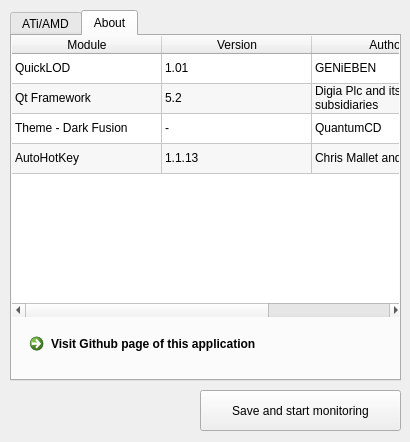
<?xml version="1.0" encoding="UTF-8"?>
<ui version="4.0">
 <class>gui</class>
 <widget class="QWidget" name="gui">
  <property name="geometry">
   <rect>
    <x>0</x>
    <y>0</y>
    <width>410</width>
    <height>442</height>
   </rect>
  </property>
  <property name="windowTitle">
   <string>QuickLOD</string>
  </property>
  <widget class="QTabWidget" name="tabWidget">
   <property name="geometry">
    <rect>
     <x>10</x>
     <y>10</y>
     <width>391</width>
     <height>371</height>
    </rect>
   </property>
   <property name="currentIndex">
    <number>1</number>
   </property>
   <widget class="QWidget" name="tab">
    <attribute name="title">
     <string>ATi/AMD</string>
    </attribute>
    <widget class="QGroupBox" name="gbox4">
     <property name="geometry">
      <rect>
       <x>10</x>
       <y>220</y>
       <width>371</width>
       <height>51</height>
      </rect>
     </property>
     <property name="title">
      <string>Ctrl + Alt + 4</string>
     </property>
     <widget class="QSlider" name="slider_4">
      <property name="geometry">
       <rect>
        <x>10</x>
        <y>20</y>
        <width>201</width>
        <height>22</height>
       </rect>
      </property>
      <property name="minimum">
       <number>-108</number>
      </property>
      <property name="maximum">
       <number>108</number>
      </property>
      <property name="sliderPosition">
       <number>60</number>
      </property>
      <property name="orientation">
       <enum>Qt::Horizontal</enum>
      </property>
      <property name="invertedAppearance">
       <bool>false</bool>
      </property>
      <property name="tickPosition">
       <enum>QSlider::TicksAbove</enum>
      </property>
      <property name="tickInterval">
       <number>4</number>
      </property>
     </widget>
     <widget class="QLabel" name="value_4">
      <property name="geometry">
       <rect>
        <x>220</x>
        <y>20</y>
        <width>51</width>
        <height>16</height>
       </rect>
      </property>
      <property name="text">
       <string>--</string>
      </property>
     </widget>
     <widget class="QPushButton" name="button_4">
      <property name="geometry">
       <rect>
        <x>280</x>
        <y>20</y>
        <width>81</width>
        <height>23</height>
       </rect>
      </property>
      <property name="text">
       <string>Apply Now</string>
      </property>
      <property name="shortcut">
       <string>Ctrl+Alt+4</string>
      </property>
     </widget>
    </widget>
    <widget class="QGroupBox" name="gbox1">
     <property name="geometry">
      <rect>
       <x>10</x>
       <y>40</y>
       <width>371</width>
       <height>51</height>
      </rect>
     </property>
     <property name="title">
      <string>Ctrl + Alt + 1</string>
     </property>
     <widget class="QSlider" name="slider_1">
      <property name="geometry">
       <rect>
        <x>10</x>
        <y>20</y>
        <width>201</width>
        <height>22</height>
       </rect>
      </property>
      <property name="minimum">
       <number>-108</number>
      </property>
      <property name="maximum">
       <number>108</number>
      </property>
      <property name="sliderPosition">
       <number>0</number>
      </property>
      <property name="orientation">
       <enum>Qt::Horizontal</enum>
      </property>
      <property name="invertedAppearance">
       <bool>false</bool>
      </property>
      <property name="tickPosition">
       <enum>QSlider::TicksAbove</enum>
      </property>
      <property name="tickInterval">
       <number>4</number>
      </property>
     </widget>
     <widget class="QLabel" name="value_1">
      <property name="geometry">
       <rect>
        <x>220</x>
        <y>20</y>
        <width>51</width>
        <height>16</height>
       </rect>
      </property>
      <property name="text">
       <string>--</string>
      </property>
     </widget>
     <widget class="QPushButton" name="button_1">
      <property name="geometry">
       <rect>
        <x>280</x>
        <y>20</y>
        <width>81</width>
        <height>23</height>
       </rect>
      </property>
      <property name="text">
       <string>Apply Now</string>
      </property>
      <property name="shortcut">
       <string>Ctrl+Alt+1</string>
      </property>
     </widget>
    </widget>
    <widget class="QGroupBox" name="gbox3">
     <property name="geometry">
      <rect>
       <x>10</x>
       <y>160</y>
       <width>371</width>
       <height>51</height>
      </rect>
     </property>
     <property name="title">
      <string>Ctrl + Alt + 3</string>
     </property>
     <widget class="QSlider" name="slider_3">
      <property name="geometry">
       <rect>
        <x>10</x>
        <y>20</y>
        <width>201</width>
        <height>22</height>
       </rect>
      </property>
      <property name="minimum">
       <number>-108</number>
      </property>
      <property name="maximum">
       <number>108</number>
      </property>
      <property name="sliderPosition">
       <number>40</number>
      </property>
      <property name="orientation">
       <enum>Qt::Horizontal</enum>
      </property>
      <property name="invertedAppearance">
       <bool>false</bool>
      </property>
      <property name="tickPosition">
       <enum>QSlider::TicksAbove</enum>
      </property>
      <property name="tickInterval">
       <number>4</number>
      </property>
     </widget>
     <widget class="QLabel" name="value_3">
      <property name="geometry">
       <rect>
        <x>220</x>
        <y>20</y>
        <width>51</width>
        <height>16</height>
       </rect>
      </property>
      <property name="text">
       <string>--</string>
      </property>
     </widget>
     <widget class="QPushButton" name="button_3">
      <property name="geometry">
       <rect>
        <x>280</x>
        <y>20</y>
        <width>81</width>
        <height>23</height>
       </rect>
      </property>
      <property name="text">
       <string>Apply Now</string>
      </property>
      <property name="shortcut">
       <string>Ctrl+Alt+3</string>
      </property>
     </widget>
    </widget>
    <widget class="QGroupBox" name="gbox5">
     <property name="geometry">
      <rect>
       <x>10</x>
       <y>280</y>
       <width>371</width>
       <height>51</height>
      </rect>
     </property>
     <property name="title">
      <string>Ctrl + Alt + 5</string>
     </property>
     <widget class="QSlider" name="slider_5">
      <property name="geometry">
       <rect>
        <x>10</x>
        <y>20</y>
        <width>201</width>
        <height>22</height>
       </rect>
      </property>
      <property name="minimum">
       <number>-108</number>
      </property>
      <property name="maximum">
       <number>108</number>
      </property>
      <property name="sliderPosition">
       <number>108</number>
      </property>
      <property name="orientation">
       <enum>Qt::Horizontal</enum>
      </property>
      <property name="invertedAppearance">
       <bool>false</bool>
      </property>
      <property name="tickPosition">
       <enum>QSlider::TicksAbove</enum>
      </property>
      <property name="tickInterval">
       <number>4</number>
      </property>
     </widget>
     <widget class="QLabel" name="value_5">
      <property name="geometry">
       <rect>
        <x>220</x>
        <y>20</y>
        <width>51</width>
        <height>16</height>
       </rect>
      </property>
      <property name="text">
       <string>--</string>
      </property>
     </widget>
     <widget class="QPushButton" name="button_5">
      <property name="geometry">
       <rect>
        <x>280</x>
        <y>20</y>
        <width>81</width>
        <height>23</height>
       </rect>
      </property>
      <property name="text">
       <string>Apply Now</string>
      </property>
      <property name="shortcut">
       <string>Ctrl+Alt+5</string>
      </property>
     </widget>
    </widget>
    <widget class="QGroupBox" name="gbox2">
     <property name="geometry">
      <rect>
       <x>10</x>
       <y>100</y>
       <width>371</width>
       <height>51</height>
      </rect>
     </property>
     <property name="title">
      <string>Ctrl + Alt + 2</string>
     </property>
     <widget class="QSlider" name="slider_2">
      <property name="geometry">
       <rect>
        <x>10</x>
        <y>20</y>
        <width>201</width>
        <height>22</height>
       </rect>
      </property>
      <property name="minimum">
       <number>-108</number>
      </property>
      <property name="maximum">
       <number>108</number>
      </property>
      <property name="sliderPosition">
       <number>12</number>
      </property>
      <property name="orientation">
       <enum>Qt::Horizontal</enum>
      </property>
      <property name="invertedAppearance">
       <bool>false</bool>
      </property>
      <property name="tickPosition">
       <enum>QSlider::TicksAbove</enum>
      </property>
      <property name="tickInterval">
       <number>4</number>
      </property>
     </widget>
     <widget class="QLabel" name="value_2">
      <property name="geometry">
       <rect>
        <x>220</x>
        <y>20</y>
        <width>51</width>
        <height>16</height>
       </rect>
      </property>
      <property name="text">
       <string>--</string>
      </property>
     </widget>
     <widget class="QPushButton" name="button_2">
      <property name="geometry">
       <rect>
        <x>280</x>
        <y>20</y>
        <width>81</width>
        <height>23</height>
       </rect>
      </property>
      <property name="text">
       <string>Apply Now</string>
      </property>
      <property name="shortcut">
       <string>Ctrl+Alt+2</string>
      </property>
     </widget>
    </widget>
    <widget class="QLabel" name="value_0">
     <property name="geometry">
      <rect>
       <x>10</x>
       <y>10</y>
       <width>361</width>
       <height>16</height>
      </rect>
     </property>
     <property name="text">
      <string>Current LOD:</string>
     </property>
    </widget>
   </widget>
   <widget class="QWidget" name="tab_2">
    <attribute name="title">
     <string>About</string>
    </attribute>
    <widget class="QTableWidget" name="table_AboutModules">
     <property name="geometry">
      <rect>
       <x>0</x>
       <y>0</y>
       <width>391</width>
       <height>281</height>
      </rect>
     </property>
     <property name="autoFillBackground">
      <bool>false</bool>
     </property>
     <property name="frameShape">
      <enum>QFrame::NoFrame</enum>
     </property>
     <property name="showDropIndicator" stdset="0">
      <bool>false</bool>
     </property>
     <property name="dragDropOverwriteMode">
      <bool>false</bool>
     </property>
     <property name="alternatingRowColors">
      <bool>true</bool>
     </property>
     <property name="selectionMode">
      <enum>QAbstractItemView::NoSelection</enum>
     </property>
     <property name="selectionBehavior">
      <enum>QAbstractItemView::SelectRows</enum>
     </property>
     <property name="sortingEnabled">
      <bool>true</bool>
     </property>
     <attribute name="horizontalHeaderDefaultSectionSize">
      <number>150</number>
     </attribute>
     <attribute name="horizontalHeaderStretchLastSection">
      <bool>true</bool>
     </attribute>
     <attribute name="verticalHeaderVisible">
      <bool>false</bool>
     </attribute>
     <attribute name="verticalHeaderStretchLastSection">
      <bool>false</bool>
     </attribute>
     <row>
      <property name="text">
       <string>1</string>
      </property>
     </row>
     <row>
      <property name="text">
       <string>2</string>
      </property>
     </row>
     <row>
      <property name="text">
       <string>3</string>
      </property>
     </row>
     <row>
      <property name="text">
       <string>4</string>
      </property>
     </row>
     <column>
      <property name="text">
       <string>Module</string>
      </property>
     </column>
     <column>
      <property name="text">
       <string>Version</string>
      </property>
     </column>
     <column>
      <property name="text">
       <string>Author</string>
      </property>
     </column>
     <item row="0" column="0">
      <property name="text">
       <string>QuickLOD</string>
      </property>
     </item>
     <item row="0" column="1">
      <property name="text">
       <string>1.01</string>
      </property>
     </item>
     <item row="0" column="2">
      <property name="text">
       <string>GENiEBEN</string>
      </property>
     </item>
     <item row="1" column="0">
      <property name="text">
       <string>Qt Framework</string>
      </property>
     </item>
     <item row="1" column="1">
      <property name="text">
       <string>5.2</string>
      </property>
     </item>
     <item row="1" column="2">
      <property name="text">
       <string>Digia Plc and its subsidiaries</string>
      </property>
     </item>
     <item row="2" column="0">
      <property name="text">
       <string>Theme - Dark Fusion</string>
      </property>
     </item>
     <item row="2" column="1">
      <property name="text">
       <string>-</string>
      </property>
     </item>
     <item row="2" column="2">
      <property name="text">
       <string>QuantumCD</string>
      </property>
     </item>
     <item row="3" column="0">
      <property name="text">
       <string>AutoHotKey</string>
      </property>
     </item>
     <item row="3" column="1">
      <property name="text">
       <string>1.1.13</string>
      </property>
     </item>
     <item row="3" column="2">
      <property name="text">
       <string>Chris Mallet and others</string>
      </property>
     </item>
    </widget>
    <widget class="QCommandLinkButton" name="github">
     <property name="geometry">
      <rect>
       <x>10</x>
       <y>290</y>
       <width>361</width>
       <height>41</height>
      </rect>
     </property>
     <property name="text">
      <string>Visit Github page of this application</string>
     </property>
    </widget>
   </widget>
  </widget>
  <widget class="QPushButton" name="Start">
   <property name="geometry">
    <rect>
     <x>200</x>
     <y>390</y>
     <width>201</width>
     <height>41</height>
    </rect>
   </property>
   <property name="text">
    <string>Save and start monitoring</string>
   </property>
  </widget>
 </widget>
 <layoutdefault spacing="6" margin="11"/>
 <resources/>
 <connections/>
</ui>
